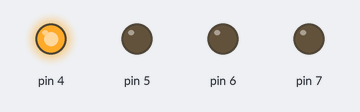
This sketch was run on a simulated Arduino Uno, built with avr-gcc and run on an emulated ATmega328P. Parts: output pins drawn as LEDs (lit = HIGH).

Above: at 0.5 s.
At 2.5 s:
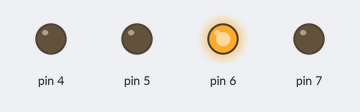
At 3.5 s:
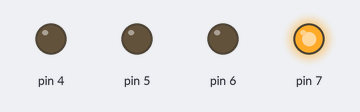
At 5.5 s:
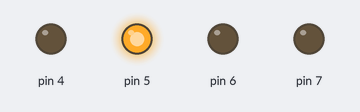
Timing chart, 0 to 7.8 s (numbered marks = the images above):
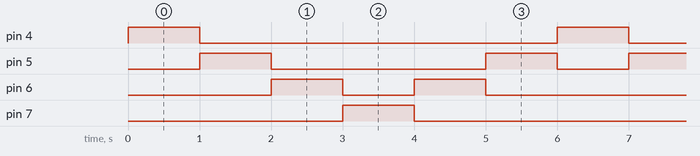

Measured:
- by itself, pin 4, pin 7: alternates HIGH for 1.0 s and LOW for 5.0 s
- by itself, pin 5: repeats every 6.0 s: LOW 3.0 s, HIGH 1.0 s, LOW 1.0 s, HIGH 1.0 s
- by itself, pin 6: repeats every 6.0 s: LOW 1.0 s, HIGH 1.0 s, LOW 3.0 s, HIGH 1.0 s

The sketch:

bouncing_light.ino
```cpp
void setup() {
  pinMode(4,OUTPUT);
  pinMode(5,OUTPUT);
  pinMode(6,OUTPUT);
  pinMode(7,OUTPUT);
}

void loop() {
  digitalWrite(4,HIGH);
  delay(1000);
  digitalWrite(4,LOW);
  digitalWrite(5,HIGH);
  delay(1000);
  digitalWrite(5,LOW);
  digitalWrite(6,HIGH);
  delay(1000);
  digitalWrite(6,LOW);
  digitalWrite(7,HIGH);
  delay(1000);
  digitalWrite(7,LOW);
  digitalWrite(6,HIGH);
  delay(1000);
  digitalWrite(6,LOW);
  digitalWrite(5,HIGH);
  delay(1000);
  digitalWrite(5,LOW);
}
```
